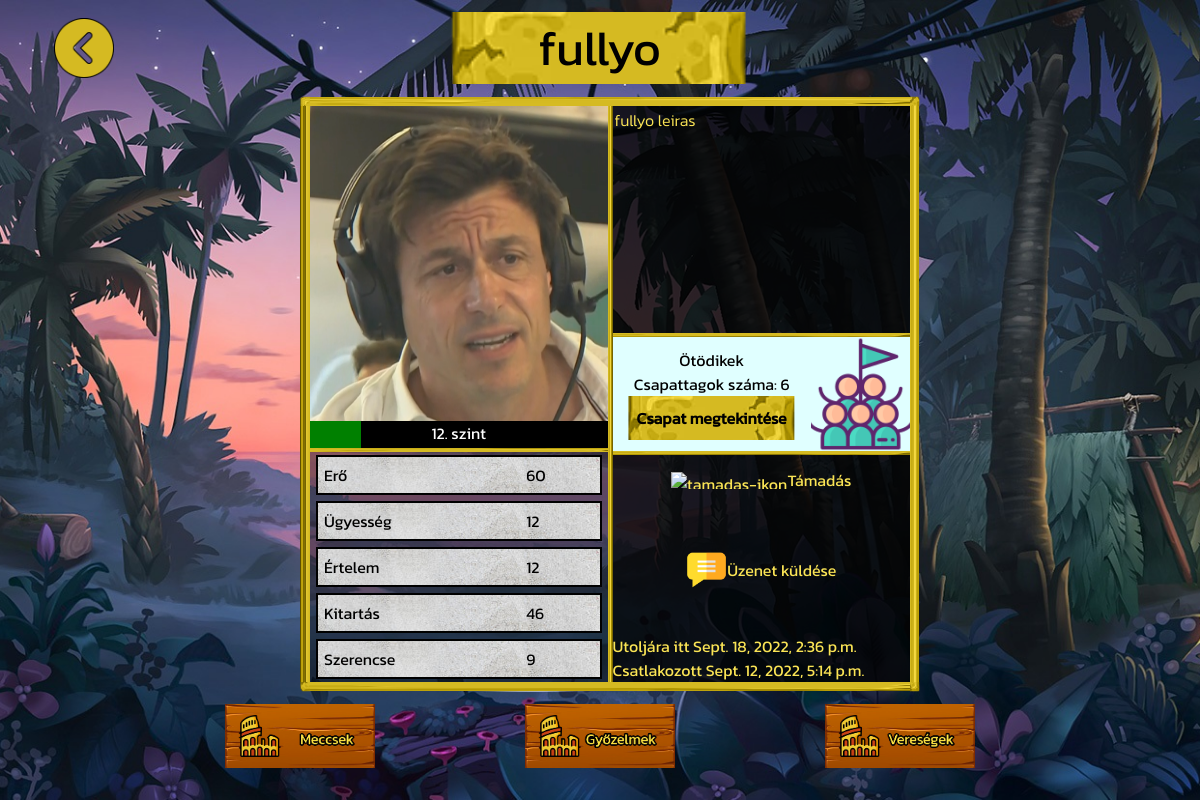
Screenshot of /profil/47/ (signed in) with the database file from the repository.
### account/models.py (models this page shows, shortened)
class Account(AbstractBaseUser):
	username		= models.CharField(verbose_name = 'username', max_length = 20, unique = True)
	email 			= models.EmailField(verbose_name = 'email', max_length = 128, unique = True)
	date_joined		= models.DateTimeField(verbose_name = 'date joined', auto_now_add = True)
	last_login		= models.DateTimeField(verbose_name = 'last login', auto_now = True)
	description 	= models.TextField(verbose_name='description', max_length=200, null=True, blank=True)
	is_admin		= models.BooleanField(default=False)
	is_superuser	= models.BooleanField(default=False)
	is_staff		= models.BooleanField(default=False)
	is_active		= models.BooleanField(default=True) # - lehet false pl email-es aktivalas
	profile_image	= models.ImageField(null=True, blank=True, upload_to=profile_image_path)
	objects = CustomAccountManager()
	USERNAME_FIELD 	= 'username'
	REQUIRED_FIELDS	= ['email']

class Character(models.Model):
	account = models.OneToOneField(Account, on_delete=models.CASCADE, primary_key=True)
	ROLES = (
		('warrior', 'warrior'),
		('mage', 'mage'),
		('scout', 'scout'),
	)
	character_type	= models.CharField(verbose_name = 'character type', max_length = 20, choices=ROLES, default='')
	level			= models.DecimalField(verbose_name='level', max_digits=19, decimal_places=0, default = 1) #szint
	strength		= models.DecimalField(verbose_name='strength', max_digits=19, decimal_places=0, default = 8) #erő
	skill 			= models.DecimalField(verbose_name='skill', max_digits=19, decimal_places=0, default = 6) #ügyesség
	intelligence	= models.DecimalField(verbose_name='intelligence', max_digits=19, decimal_places=0, default = 7) #értelem
	health_point	= models.DecimalField(verbose_name='health point', max_digits=19, decimal_places=0, default = 10) #életerő
	fortune 		= models.DecimalField(verbose_name='fortune', max_digits=19, decimal_places=0, default = 8) #szerencse
	rank			= models.DecimalField(verbose_name='rank', max_digits=19, decimal_places=0, blank = True, null = True) #helyezes
	honor			= models.DecimalField(verbose_name='honor', max_digits=19, decimal_places=0, default = 1) #becsuletpont
	gold 			= models.DecimalField(verbose_name='gold', max_digits=20, decimal_places=0, default=100)
	current_xp 		= models.DecimalField(verbose_name='xp', max_digits=20, decimal_places=0, default=0) # jelenlegi xp pont
	next_level_xp	= models.DecimalField(verbose_name='next level xp', max_digits=20, decimal_places=0, default=150) # következő szint eléréshez szükséges xp pont
	objects 		= CharacterManager()

### team/models.py (models this page shows, shortened)
class Team(models.Model):
	name 			= models.CharField(max_length=60, unique=True, blank=False)
	description		= models.TextField(max_length=200, unique=False, blank=True, default="")
	date_created 	= models.DateTimeField(verbose_name = 'date created', auto_now_add = True, null=True)
	users 			= models.ManyToManyField(settings.AUTH_USER_MODEL, through='Membership')
	users_in_chat 	= models.ManyToManyField(settings.AUTH_USER_MODEL, related_name='users_in_chat')
	rank			= models.DecimalField(verbose_name='rank', max_digits=19, decimal_places=0, blank = True, null = True) #helyezes
	honor			= models.DecimalField(verbose_name='team honor', max_digits=19, decimal_places=0, default = 1) #becsuletpont
	owner_of_team 	= models.ForeignKey(settings.AUTH_USER_MODEL, on_delete=models.CASCADE, null=True, related_name='owner_of_team')
	objects 		= TeamManager()
	def __str__(self):
		return self.name

### account/views.py (the view)
# urls.py: path('profil/<user_id>/', profile_view, name='profile'),
@login_required(login_url='login')
def profile_view(request, *args, **kwargs):
	context = {}
	user_id = kwargs.get('user_id')
	try:
		account = Account.objects.get(id=user_id)
	except Account.DoesNotExist:
		return HttpResponse('Account does not exist')
	owner_of_the_profile = False
	if request.user.id == account.id:
		owner_of_the_profile = True
	if account.profile_image:
		profile_image = account.profile_image.url
	else:
		profile_image = STATIC_IMAGE_PATH_IF_DEFAULT_PIC_SET
	if not len(account.team_set.all()) == 0:
		team = account.team_set.all()[0]
		member_count = len(team.users.all())
	else:
		team = None
		member_count = None
	character_history = CharacterHistory.objects.get(account=account.id)
	character_fights_played = character_history.fights_played
	character_fights_won = character_history.fights_won
	character_fights_lost = character_history.fights_lost
	context = {
		'user_id': account.id,
		'username': account.username,
		'date_joined': account.date_joined,
		'last_login': account.last_login,
		'description': account.description,
		'profile_image': profile_image,
		'character_type': account.character.character_type,
		'level': account.character.level,
		'strength': account.character.strength,
		'skill': account.character.skill,
		'intelligence': account.character.intelligence,
		'health_point': account.character.health_point,
		'fortune': account.character.fortune,
		'rank': account.character.rank,
		'honor': account.character.honor,
		'gold': account.character.gold,
		'current_xp': account.character.current_xp,
		'next_level_xp': account.character.next_level_xp,
		'team': team,
		'team_member_count': member_count,
		'is_owner': owner_of_the_profile,
		'fights_count': character_fights_played,
		'fights_won_count': character_fights_won,
		'fights_lost_count': character_fights_lost,
	}
	return render(request, 'account/profile.html', context)

### account/templates/account/profile.html (shortened to what this page needs)
{% extends 'base_new.html' %}
{% load static %}
{% block content %}
<div id="profile-content-page">
	<div id="profile-title">
		<div id="profile-title-left">
			<div id="main-page-button">
				<img src="{% static 'images/previous-button.png' %}" alt="Vissza" class="go-to-main-page" onmouseover="changeColor(this)" onmouseout="resetColor(this)">
			</div>
		</div>
		<div id="profile-title-center">
			<div id="profile-title-main-text">
				<span>{{username}}</span>
			</div>
		</div>
		<div id="profile-title-right"></div>
	</div>
	<div id="profile-details">
		<div id="profile-container">
			<div id="profile-container-left">
				<div id="profile-container-left-profile-image">
				</div>
				<div id="health-bar-container">
					<div class="health-bar">
					</div>
					<p class="health-bar-text">{{level}}. szint</p>
				</div>
				<div id="profile-container-left-attributes">
					<div class="character-info-item">
						<div class="character-info-item-name">Erő</div>
						<div class="character-info-item-value" id="strength-value">{{strength}}</div>
					</div>
					<div class="character-info-item">
						<div class="character-info-item-name">Ügyesség</div>
						<div class="character-info-item-value" id="skill-value">{{skill}}</div>
					</div>
					<div class="character-info-item">
						<div class="character-info-item-name">Értelem</div>
						<div class="character-info-item-value" id="intelligence-value">{{intelligence}}</div>
					</div>
					<div class="character-info-item">
						<div class="character-info-item-name">Kitartás</div>
						<div class="character-info-item-value" id="health_point-value">{{health_point}}</div>
					</div>
					<div class="character-info-item">
						<div class="character-info-item-name">Szerencse</div>
						<div class="character-info-item-value" id="fortune-value">{{fortune}}</div>
					</div>
				</div>
			</div>
			<div id="profile-container-right">
				<div id="profile-container-right-description">
					<textarea id="description-text-area" maxlength="150"></textarea>
				</div>
				<div id="profile-container-right-team">
					<div id="team-content">
						{% if team == None %}
							<div id="team-content-no-team">
								<span>Jelenleg nincs csapata</span>
							</div>
						{% else %}
							<div id="team-name">
								<span>{{team}}</span>
							</div>
							<div id="team-member-count">
								<span>Csapattagok száma: {{team_member_count}}</span>
							</div>
							<div id="show-team-container">
								<div id="show-team-button">Csapat megtekintése</div>
							</div>
						{% endif %}
					</div>
					<div id="team-icon">
					</div>
				</div>
				<div id="profile-container-right-is-owner">
					<div id="is-owner-related-buttons">
						{% if is_owner %}
							<div id="is-owner-related-buttons-first">
								<div id="buttons-first-container">
									<img src="{% static 'images/profile-edit-icon.png' %}" alt="szerk-ikon">
									<span>Profil szerkesztése</span>
								</div>
							</div>
							<div id="is-owner-related-buttons-second">
								<div id="buttons-second-container">
									<img src="{% static 'images/coin.png' %}" alt="arany-ikon">
									<span>
										Arany: <span id="gold-value">{{gold}}</span>
									</span>
								</div>
							</div>
						{% else %}
							<div id="is-owner-related-buttons-first">
								<div id="no-owner-buttons-first-container">
									<img src="{% static 'images/attack.png' %}" alt="tamadas-ikon">
									<span>Támadás</span>
								</div>
							</div>
							<div id="is-owner-related-buttons-second">
								<div id="no-owner-buttons-second-container">
									<img src="{% static 'images/message.png' %}" alt="uzenet-ikon">
									<span> Üzenet küldése </span>
								</div>
							</div>
						{% endif %}
					</div>
					<div id="basic-info">
						{% if not is_owner %}
							<span id="last-login-date">Utoljára itt {{last_login}}</span><br>
						{% endif %}
						<span id="register-date">Csatlakozott {{date_joined}}</span>
					</div>
				</div>
			</div>
		</div>
	</div>
	<div id="profile-stat">
		<div id="stat1">
			<div id="stat1-content">
			</div>
		</div>
		<div id="stat2">
			<div id="stat2-content">
			</div>
		</div>
		<div id="stat3">
			<div id="stat3-content">
			</div>
		</div>
	</div>
</div>
{% endblock %}

### templates/base_new.html (style rules this page uses)
* { margin: 0; padding: 0; }

### rows the page displays
Account: username "fullyo", last_login "Sept. 18, 2022, 2:36 p.m.", date_joined "Sept. 12, 2022, 5:14 p.m."
Character: level "12", strength "60", skill "12", intelligence "12", health_point "46", fortune "9"
Team: name "Ötödikek"

### other values shown
{{ team_member_count }} "6"
